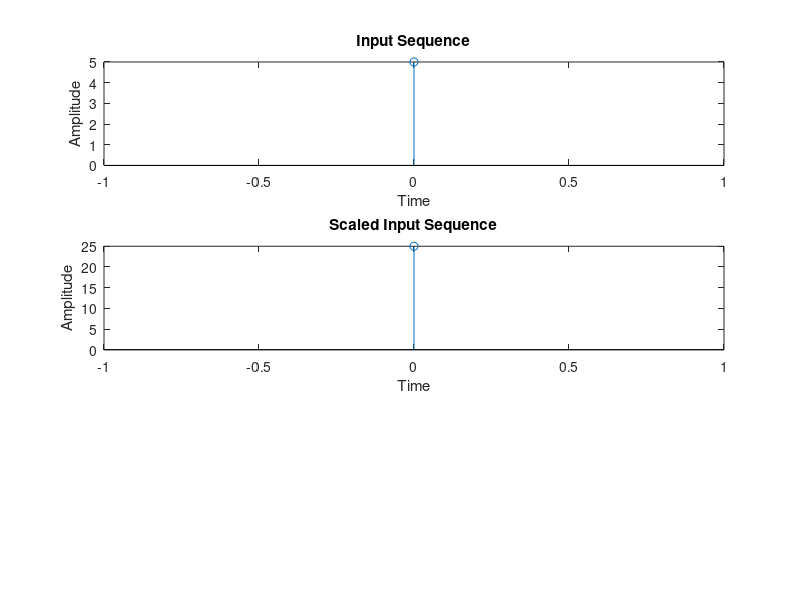

MATLAB code for this plot:
clc;
clear all;
close all;

x=input('enter causal input sequence:');
n0=input('enter amplitude scale factor:');

n=0:length(x)-1;
subplot(311);
stem(n,x);
title('Input Sequence');
xlabel('Time');
ylabel('Amplitude');

x1=n0*x;
subplot(312);
stem(n,x1);
title('Scaled Input Sequence');
xlabel('Time');
ylabel('Amplitude');
